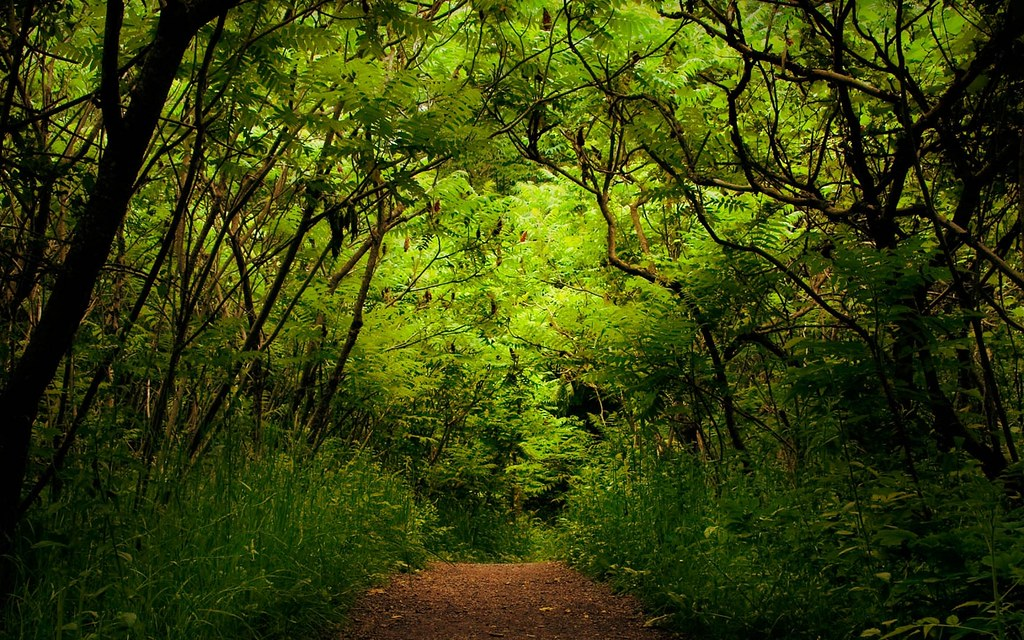
#> input picture images/40136573491_8f15f99867_b.jpg, 1024 x 640 px
$ python -i app.py   (imports and definitions only)   (older library calls are emulated)
#> lines starting #> are read from the running program, lines starting #| are printed output that depends on the picture
### dbhelper.py
import mysql.connector

class DBhelper:
    def __init__(self):
        try:
            self.con=mysql.connector.connect(host='localhost',user='root',password='',database='quizapp')
            self.mycursor=self.con.cursor()
            print("Connected to DB")
        except Exception as e:
            print(e)

    # [69 lines left out: functions check_login, insert_user, quiz_set, fetch_questions, check_db, score_update and 1 more, not called in this run]


#obj=DBhelper()

### app.py
from tkinter import *
import tkinter as tk
from dbhelper import  DBhelper
from tkinter import messagebox
from tkinter import filedialog
from PIL import Image,ImageTk
import time
import shutil, os

class quizapp:


    def __init__(self):
        self.db = DBhelper()
        self.root = Tk()

        self.root.title("My Quiz App")

        self.root.configure(background="#043CFA")

        self.root.minsize(1000,600)
        self.root.maxsize(1000,600)

        self.load_gui()

    def load_gui(self):
        self.clear()

        self.label1 = Label(self.root, text="Quiz App", fg="cyan", bg="#043CFA")
        self.label1.configure(font=("Times", 30, "bold"))
        self.label1.pack(pady=(10, 20))

        self.label2 = Label(self.root, text="Email", fg="white", bg="#043CFA")
        self.label2.configure(font=("Times", 20, "italic"))
        self.label2.pack(pady=(5, 5))

        self.emailinput = Entry(self.root)
        self.emailinput.configure(font=("Times",20,"italic"))
        self.emailinput.pack(pady=(0, 40), ipadx=40, ipady=5)

        self.label3 = Label(self.root, text="Password", fg="white", bg="#043CFA")
        self.label3.configure(font=("Times", 20, "italic"))
        self.label3.pack(pady=(0, 5))

        self.password = Entry(self.root)
        self.password.configure(font=("Times", 20, "italic"))
        self.password.pack(pady=(0, 20), ipadx=40, ipady=5)

        self.login = Button(self.root, text="Login", bg="white", command=lambda: self.log_in())
        self.login.configure(font=("Times", 20))
        self.login.pack(pady=(0, 50), ipadx=50, ipady=4)

        self.label4 = Label(self.root, text="Not Registered?", fg="white", bg="#043CFA")
        self.label4.configure(font=("Times", 20, "italic"))
        self.label4.pack(pady=(10, 5))

        self.register = Button(self.root, text="Sign up", bg="white", command=lambda: self.register_form())
        self.register.configure(font=("Times", 15))
        self.register.pack(pady=(5, 10), ipadx=30, ipady=4)

        self.root.mainloop()

    # [13 lines left out: function log_in, not called in this run]


    def load_user_details(self,mode=None):
        if mode==1:
            self.main_window(self.user_data,mode=1)


    def navbar(self,mode=None):

        menu = Menu(self.root)
        self.root.config(menu=menu)

        if mode==1:
            menu.add_command(label="My Profile", command=lambda: self.main_window(self.user_data,mode=1))
            menu.add_command(label="Show Leaderboard",command=lambda :self.leaders())
            menu.add_command(label="Logout", command=lambda: self.logout())
        if mode==2:
            menu.add_command(label="My Profile", command=lambda: self.main_window(self.user_data, mode=2))
            menu.add_command(label="Show Leaderboard", command=lambda: self.leaders())
            menu.add_command(label="Logout", command=lambda: self.logout())


    # [18 lines left out: functions leaders, logout, not called in this run]


    def main_window(self,data,mode=None):

        if mode==1:
            self.clear()

            self.navbar(mode=1)

            imageUrl = "images/{}".format(data[6])

            load = Image.open(imageUrl)
            load = load.resize((200,200), Image.ANTIALIAS)
            render = ImageTk.PhotoImage(load)

            img = Label(image=render)
            img.image = render
            img.pack()

            self.label1 = Label(self.root, text="Name: "+" "+data[1], fg="white", bg="#043CFA")
            self.label1.configure(font=("Times", 20, "bold"))
            self.label1.pack(pady=(20, 30))

            self.label2 = Label(self.root, text="College:  " + data[4], fg="white", bg="#043CFA")
            self.label2.configure(font=("Times", 15, "bold"))
            self.label2.pack(pady=(5, 30))


            self.label3 = Label(self.root, text="Date of Birth:  " + str(data[5]), fg="white", bg="#043CFA")
            self.label3.configure(font=("Times", 15, "bold"))
            self.label3.pack(pady=(5, 40))

            self.label4 = Label(self.root, text="Check your knowledge" , fg="#EAF4F4", bg="#043CFA")
            self.label4.configure(font=("Times", 20, "bold"))
            self.label4.pack(pady=(5,2))

            self.quiz=Button(self.root,text="Quiz",bg="#25F0D4",command=lambda: self.quiz_window(self.user_data,mode=1,index=1))
            self.quiz.configure(font=("Times",15,"italic"))
            self.quiz.pack(pady=(1,5),ipadx=20)

        else:
            self.clear()
            self.navbar(mode=1)

            imageUrl = "images/{}".format(data[6])

            load = Image.open(imageUrl)
            load = load.resize((200, 200), Image.ANTIALIAS)
            render = ImageTk.PhotoImage(load)

            img = Label(image=render)
            img.image = render
            img.pack()

            self.label1 = Label(self.root, text="Name: " + " " + data[1], fg="white", bg="#043CFA")
            self.label1.configure(font=("Times", 20, "bold"))
            self.label1.pack(pady=(20, 30))

            self.label2 = Label(self.root, text="College:  " + data[4], fg="white", bg="#043CFA")
            self.label2.configure(font=("Times", 15, "bold"))
            self.label2.pack(pady=(5, 30))

            self.label3 = Label(self.root, text="Date of Birth:  " + str(data[5]), fg="white", bg="#043CFA")
            self.label3.configure(font=("Times", 15, "bold"))
            self.label3.pack(pady=(5, 40))


    # [108 lines left out: function quiz_window, not called in this run]

    def recover(self,index=None):
        self.quiz_window(self.user_data,mode=2,index=index)


    # [125 lines left out: functions score, submit_btn, countdown, register_form, not called in this run]

    def upload_file(self):
        filename = filedialog.askopenfilename(initialdir="/images", title="Somrhting")
        self.filename.configure(text=filename)

    # [16 lines left out: function reg_submit, not called in this run]


    def clear(self):
        for i in self.root.pack_subordinates():
            i.destroy()
        for i in self.root.place_subordinates():
            i.destroy()

    # [5 lines left out: function q_clear, not called in this run]


obj=quizapp()

>>> import cv2
>>> picture = cv2.imread('images/40136573491_8f15f99867_b.jpg', cv2.IMREAD_GRAYSCALE)
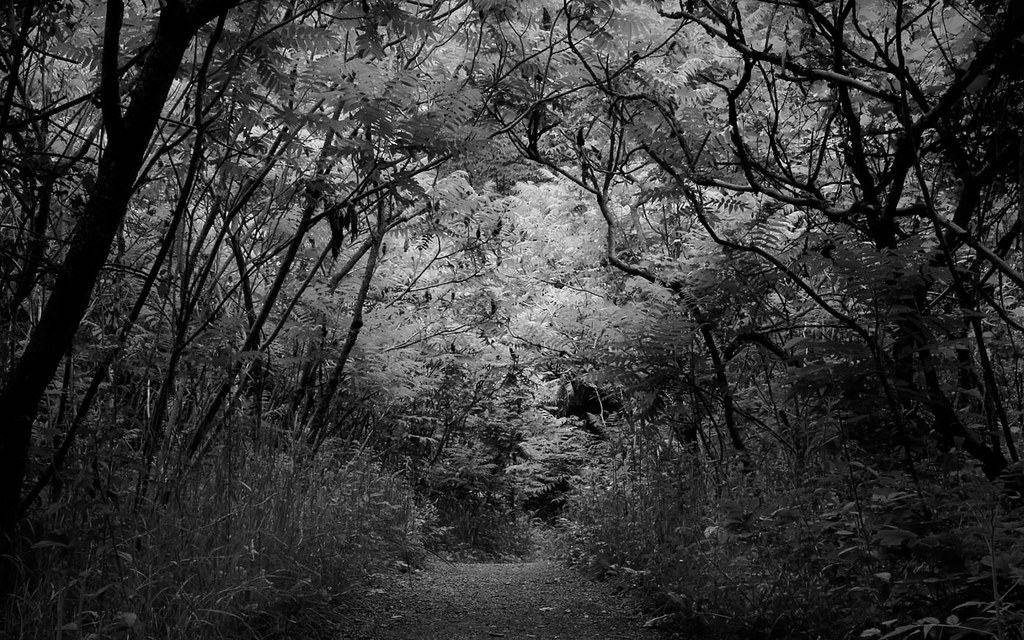
#> picture: shape (640, 1024); min 0, max 255, mean 56.7
>>> result = quizapp().main_window(picture)
#> in main_window, `imageUrl = "images/{}".format(data[6])`: imageUrl = 'images/[6 6 0 ... 3 3 3]'
#> (the run stopped early here; a loop or call above may not have finished)
